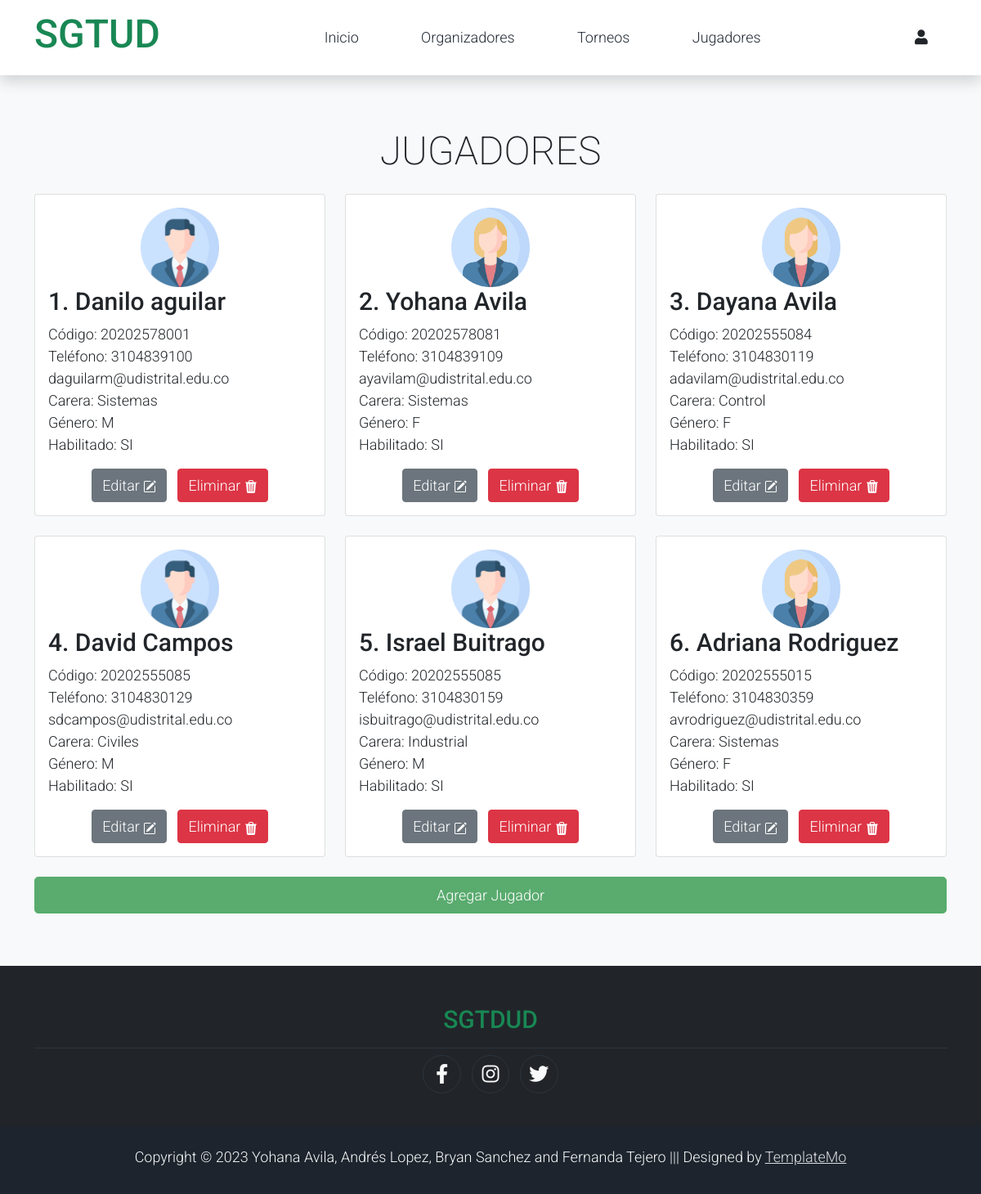
Page /Administrador/players.php on the committed database.
### tables this page shows
CREATE TABLE `jugador` (
  `id` int(11) NOT NULL,
  `codigo_carrera` double NOT NULL,
  `nombre` varchar(50) NOT NULL,
  `telefono` double NOT NULL,
  `correo` varchar(50) NOT NULL,
  `carrera` varchar(50) DEFAULT NULL,
  `genero` varchar(50) DEFAULT NULL,
  `habilitado` varchar(6) DEFAULT NULL,
  `id_torneo` int(11) DEFAULT NULL
);

### Administrador/players.php (the view, shortened to what this page needs)
<!DOCTYPE html>
<html lang="en">
<head>
    <link rel="stylesheet" href="../assets/css/bootstrap.min.css">
    <link rel="stylesheet" href="../assets/css/templatemo.css">
    <link rel="stylesheet" href="../assets/css/custom.css">
    <link rel="stylesheet" href="../assets/css/fontawesome.min.css">
</head>
<body>
    <nav class="navbar navbar-expand-lg navbar-light shadow">
        <div class="container d-flex justify-content-between align-items-center">
            <a class="navbar-brand text-success logo h1 align-self-center" href="../index.php">
                SGTUD
            </a>
            <div class="align-self-center collapse navbar-collapse flex-fill  d-lg-flex justify-content-lg-between" id="templatemo_main_nav">
                <div class="flex-fill">
                    <ul class="nav navbar-nav d-flex justify-content-between mx-lg-auto">
                        <li class="nav-item">
                            <a class="nav-link" href="../index.php">Inicio</a>
                        </li>
                        <li class="nav-item">
                            <a class="nav-link" href="./organizador.php">Organizadores</a>
                        </li>
                        <li class="nav-item">
                            <a class="nav-link" href="../torneos.php">Torneos</a>
                        </li>
                        <li class="nav-item">
                            <a class="nav-link" href="./players.php">Jugadores</a>
                        </li>
                    </ul>
                </div>
                <div class="navbar align-self-center d-flex">
                    <a class="nav-icon position-relative text-decoration-none" href=".../account.html">
                        <i class="fa fa-fw fa-user text-dark mr-3"></i>
                    </a>
                </div>
            </div>
        </div>
    </nav>
    <section class="bg-light">
        <div class="container py-5">
            <div class="row text-center py-3">
                <div class="col-lg-6 m-auto">
                    <h1 class="h1">JUGADORES</h1>
                </div>
            </div>
            <div class="row">
                <?php
                include('./consultarSQL.php');
                $res=consultarJugadoresAdm();
                $i=1;
                foreach($res as $row){?>
                <div class="col-12 col-md-4 mb-4">
                    <div class="card h-100">
                        <div class="card-body">
                        <?php
                        if ($row['genero'] =='F'){
                            echo '<img src="../assets/img/F_perfil.png" class="card-img-top" style="max-width: 30%; display: block; margin: auto; " >';
                        }else if($row['genero'] =='M'){
                            echo '<img src="../assets/img/M_perfil.png" class="card-img-top" style="max-width: 30%; display: block; margin: auto; " >';
                        }
                        ?>
                            <h2 class="h2 text-decoration-none text-dark">
                            <?php
                                    echo $i;
                                    $i++;
                                ?>. <?php echo $row['nombre']?>
                            </h2>
                            <p class="card-text">
                                Código: <?php echo $row['codigo_carrera']?> <br>
                                Teléfono: <?php echo $row['telefono']?><br>
                                <?php echo $row['correo']?> <br>
                                Carera: <?php echo $row['carrera']?> <br>
                                Género: <?php echo $row['genero']?> <br>
                                Habilitado: <?php echo $row['habilitado']?>
                            </p>
                            <div style="display: flex; justify-content: center; align-items: center;">
                                <a class="btn btn-secondary" href="./modificar_jugador.php?id=<?php echo $row['id']?>"> Editar
                                </a>  &nbsp&nbsp&nbsp
                                <a class="btn btn-danger" href="./eliminarJugador.php?id=<?php echo $row['id']?>"> Eliminar
                                </a>
                            </div>
                        </div>
                    </div>
                </div>
                <?php }?>
            </div>
            <form action="" method="GET">
                <div class="row pb-3">
                    <div class="col d-grid">
                        <a role="button" href="./crear_jugador.php" class="btn btn-success btn-lg">Agregar Jugador </a>
                    </div>
                </div>
            </form>
        </div>
    </section>
    <footer class="bg-dark" id="tempaltemo_footer">
        <div class="container">
            <div class="col-md-12 pt-5">
                <h2 class="h2 text-success border-bottom pb-3 border-light logo text-center">SGTDUD</h2>
            </div>
            <div class="row text-light mb-4 align-items-center">
                <div style="display: flex; justify-content: center; align-items: center;">
                    <ul class="list-inline text-left footer-icons " >
                        <li class="list-inline-item border border-light rounded-circle text-center" >
                            <a class="text-light text-decoration-none" target="_blank" href="http://facebook.com/"><i class="fab fa-facebook-f fa-lg fa-fw"></i></a>
                        </li>
                        <li class="list-inline-item border border-light rounded-circle text-center">
                            <a class="text-light text-decoration-none" target="_blank" href="https://www.instagram.com/"><i class="fab fa-instagram fa-lg fa-fw"></i></a>
                        </li>
                        <li class="list-inline-item border border-light rounded-circle text-center">
                            <a class="text-light text-decoration-none" target="_blank" href="https://twitter.com/"><i class="fab fa-twitter fa-lg fa-fw"></i></a>
                        </li>
                    </ul>
                </div>
            </div>
        </div>
        <div class="w-100 bg-black py-3 text-center">
            <div class="container">
                <div class="row pt-2">
                    <div class="col-12">
                        <p class="text-left text-light">
                            Copyright &copy; 2023 Yohana Avila, Andrés Lopez, Bryan Sanchez and Fernanda Tejero
                            ||| Designed by <a rel="sponsored" href="https://templatemo.com/tm-559-zay-shop" target="_blank">TemplateMo</a>
                        </p>
                    </div>
                </div>
            </div>
        </div>
    </footer>
</body>
</html>

### assets/css/templatemo.css (style rules this page uses)
body, ul, li, p, a, label, input, div { font-family: 'Roboto', sans-serif; font-size: 18px !important; font-weight: 300 !important; }
.h1 { font-family: 'Roboto', sans-serif; font-size: 48px !important; font-weight: 200 !important; }
.h2 { font-family: 'Roboto', sans-serif; font-size: 30px !important; font-weight: 300; }
.logo { font-weight: 500 !important; }
.text-success { color: #59ab6e !important; }
.text-light { color: #cfd6e1 !important; }
.bg-dark { background-color: #212934 !important; }
.bg-light { background-color: #e9eef5 !important; }
.bg-black { background-color: #1d242d !important; }
.btn-success { background-color: #59ab6e !important; border-color: #56ae6c !important; }
#templatemo_main_nav a { color: #212934; }
#templatemo_main_nav .navbar .nav-icon { margin-right: 20px; }
#tempaltemo_footer a { color: #dcdde1; }
#tempaltemo_footer ul.footer-icons li { width: 2.6em; height: 2.6em; line-height: 2.6em; }
#tempaltemo_footer .border-light { border-color: #2d343f !important; }
@media (min-width: 768px) { #templatemo_main_nav .navbar-nav { max-width: 450px; } }
@media (min-width: 992px) { #templatemo_main_nav .navbar-nav { max-width: 550px; } }

### rows in the picture
jugador: nombre "Danilo aguilar", codigo_carrera "20202578001", telefono "3104839100", correo "daguilarm@udistrital.edu.co", carrera "Sistemas", genero "M", habilitado "SI"
jugador: nombre "Yohana Avila", codigo_carrera "20202578081", telefono "3104839109", correo "ayavilam@udistrital.edu.co", carrera "Sistemas", genero "F", habilitado "SI"
jugador: nombre "Dayana Avila", codigo_carrera "20202555084", telefono "3104830119", correo "adavilam@udistrital.edu.co", carrera "Control", genero "F", habilitado "SI"
jugador: nombre "David Campos", codigo_carrera "20202555085", telefono "3104830129", correo "sdcampos@udistrital.edu.co", carrera "Civiles", genero "M", habilitado "SI"
jugador: nombre "Israel Buitrago", codigo_carrera "20202555085", telefono "3104830159", correo "isbuitrago@udistrital.edu.co", carrera "Industrial", genero "M", habilitado "SI"
jugador: nombre "Adriana Rodriguez", codigo_carrera "20202555015", telefono "3104830359", correo "avrodriguez@udistrital.edu.co", carrera "Sistemas", genero "F", habilitado "SI"
